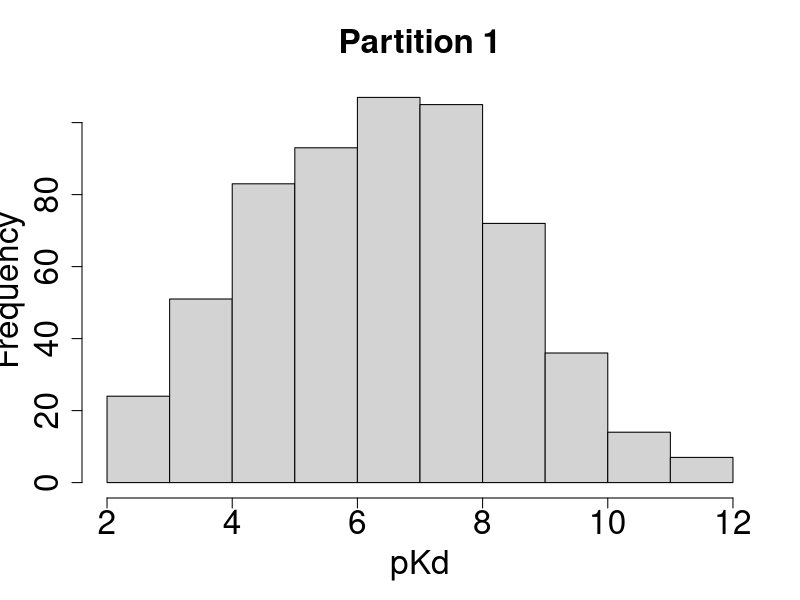
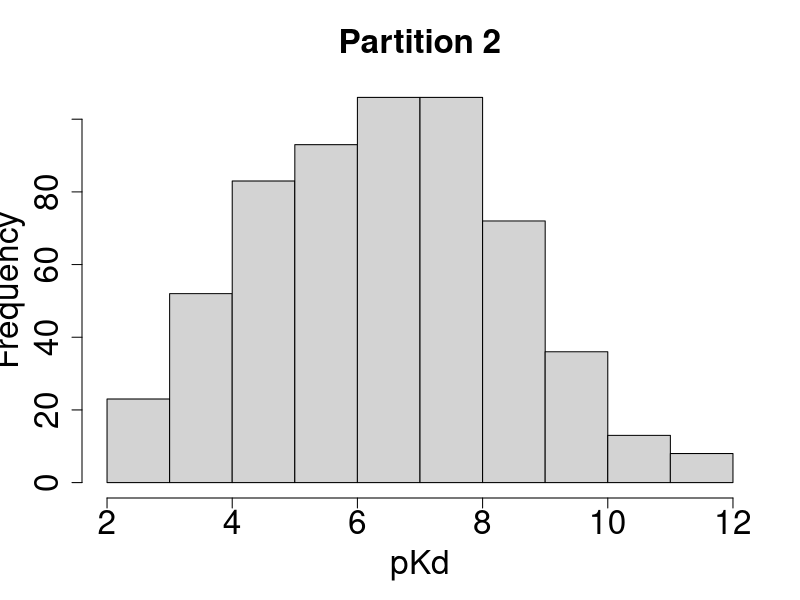
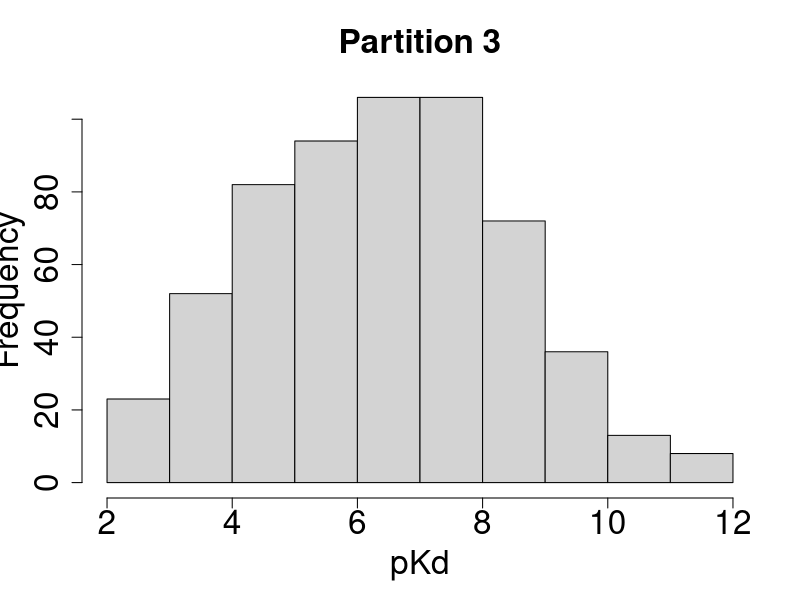
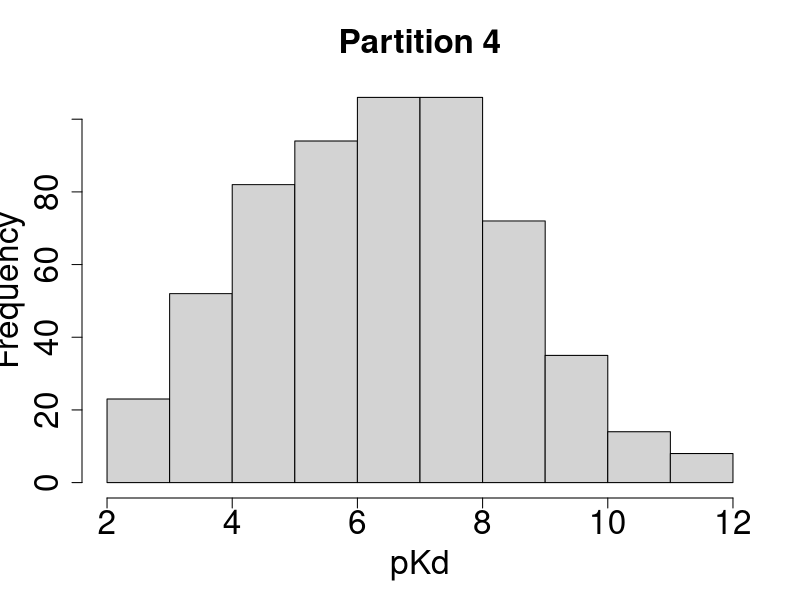
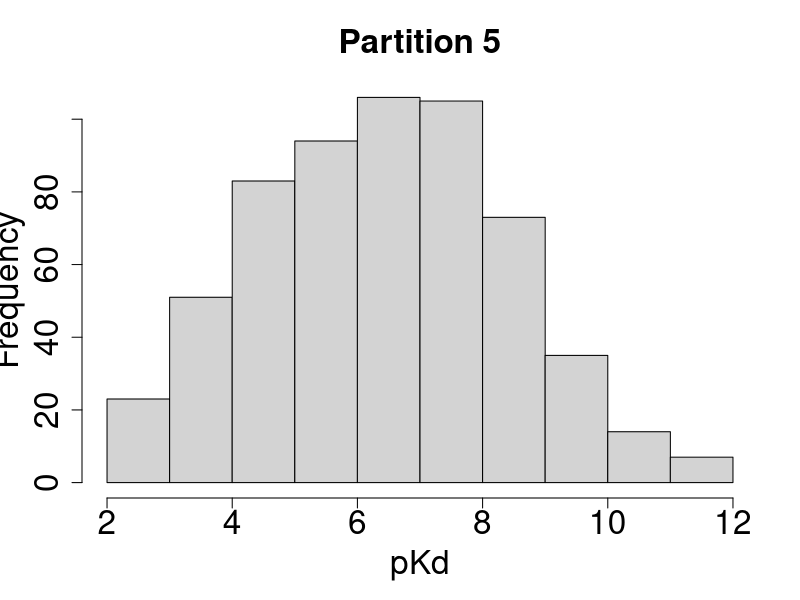

Write R code to recreate these figures, in order.
#!/usr/bin/env Rscript
d=read.csv('cv.csv')
for (p in 1:5) {
	tiff(sprintf('cv-p%s.tiff',p),compress='lzw')
	par(cex.lab=2,cex.axis=2,cex.main=2)
	hist(d[d$Partition==p,]$pKd,xlab='pKd',main=sprintf('Partition %s',p),bg='transparent')
	dev.off()
}
